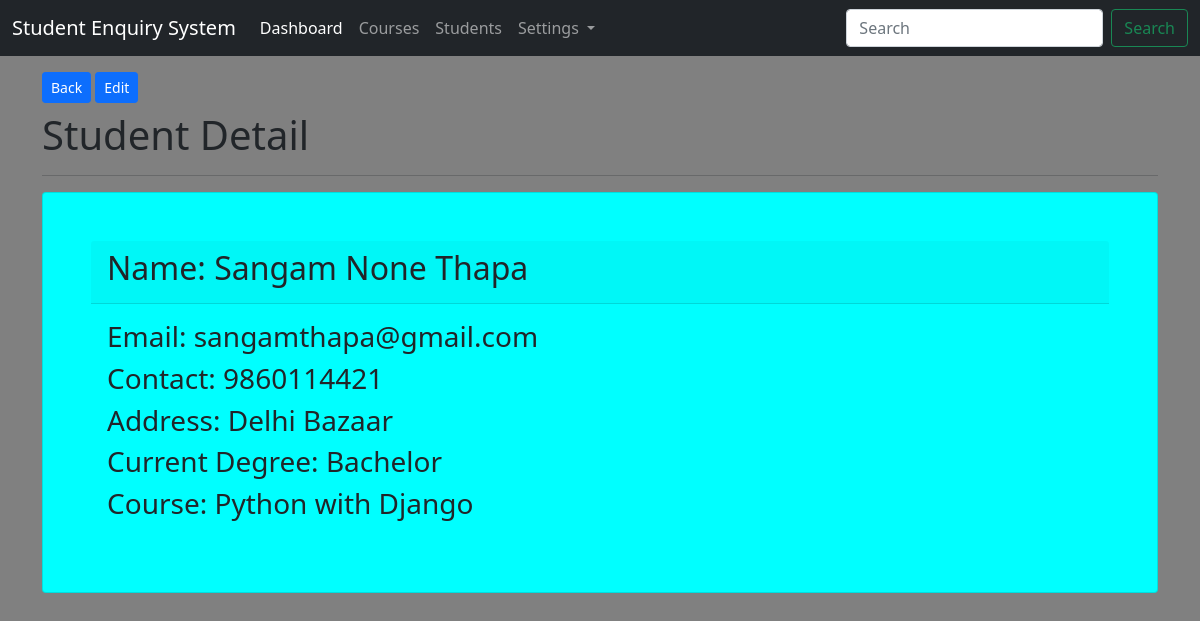
The page /students/show/1/ on the database its author committed.
### app_students/models.py (models this page shows, shortened)
class StudentModel(models.Model):
    first_name = models.CharField(max_length=200)
    middle_name = models.CharField(max_length=200, null=True, blank=True)
    last_name = models.CharField(max_length=200)
    email = models.EmailField(unique=True)
    contact = models.CharField(max_length=20)
    address =  models.CharField(max_length=200)
    current_degree = models.CharField(max_length=200)
    profile_img = models.FileField(upload_to='students/profiles/', null=True, blank=True)
    course = models.ForeignKey(CourseModel, on_delete=models.CASCADE)
    created_at = models.DateTimeField(auto_now_add=True)
    class Meta:
        db_table = 'tbl_students'

### app_courses/models.py (models this page shows, shortened)
class CourseModel(models.Model):
    course_name = models.CharField(max_length=200)
    course_code = models.CharField(max_length=100)
    class Meta:
        db_table = "tbl_courses"

### app_students/views.py (the view)
# urls.py: path('show/<int:id>/', views.student_show, name='student-show'),
def student_show(request, id):
    student = StudentModel.objects.get(id=id)
    context = {"student": student}
    return render(request, 'students/show.html', context)

### templates/students/show.html (shortened to what this page needs)
{% extends 'layouts/master.html' %}
{% block content %}
<div class="container">
    <a href="{% url 'student-index' %}" class="btn btn-primary btn-sm mt-3 mb-2">Back</a>
    <a href="{% url 'student-edit' student.id %}" class="btn btn-sm btn-primary mt-3 mb-2">Edit</a>
    <h1>Student Detail</h1>
    <hr>
    <div class="card p-5 mt-3" style="background-color: cyan">
        <div class="card-header">
            <h2>Name: {{ student.first_name }} {{ student.middle_name }} {{ student.last_name }}</h2>
        </div>
        <div class="card-body">
            <h3>Email: {{ student.email }}</h3>
            <h3>Contact: {{ student.contact }}</h3>
            <h3>Address: {{ student.address }}</h3>
            <h3>Current Degree: {{ student.current_degree }}</h3>
            <h3>Course: {{ student.course.course_name }}</h3>
        </div>
    </div>
</div>
{% endblock %}

### templates/layouts/master.html (style rules this page uses)
body { background-color: grey; }

### rows shown on the page
StudentModel: first_name "Sangam", middle_name "None", last_name "Thapa", email "sangamthapa@gmail.com", contact "9860114421", address "Delhi Bazaar", current_degree "Bachelor", course.course_name "Python with Django"
